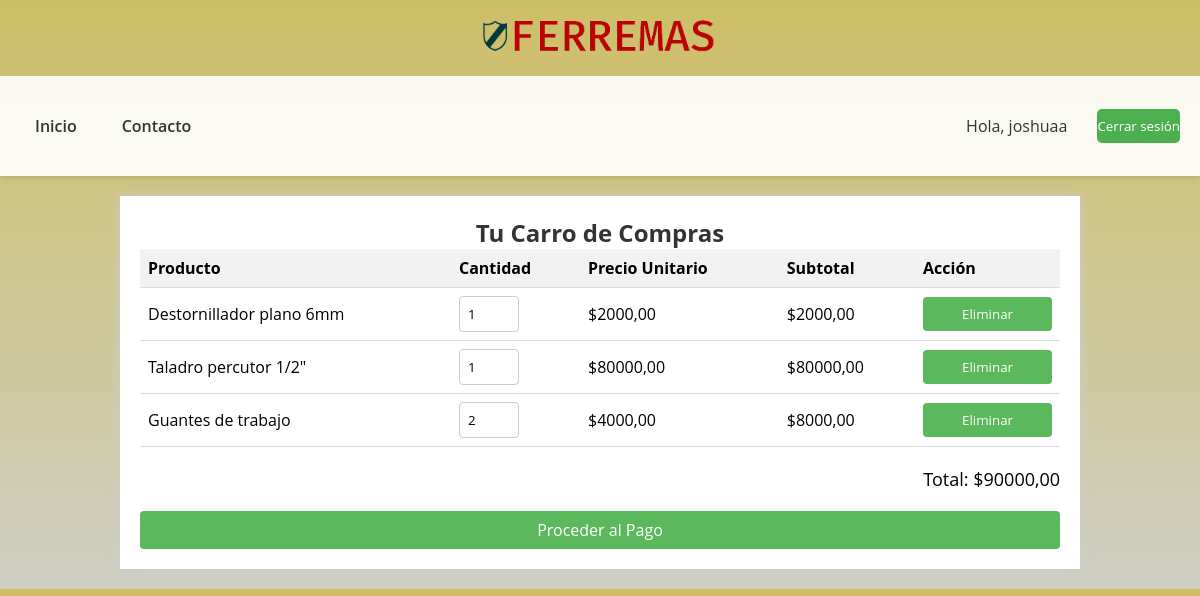
Screenshot of /compras/ (signed in) with the database file from the repository.
### ferreteria/models.py (models this page shows, shortened)
class CarroItem(models.Model):
    usuario = models.ForeignKey(settings.AUTH_USER_MODEL, on_delete=models.CASCADE, related_name='carro_items')
    producto = models.ForeignKey(Producto, on_delete=models.CASCADE)
    cantidad = models.PositiveIntegerField(default=1)
    @property
    def subtotal(self):
        return self.cantidad * self.producto.precio

class Producto(models.Model):
    nombre = models.CharField(max_length=100)
    descripcion = models.TextField()
    precio = models.DecimalField(max_digits=10, decimal_places=2)
    cantidad = models.IntegerField()
    imagen = models.ImageField(upload_to='productos/', blank=True, null=True)  # Se añade el campo de imagen

### ferreteria/views.py (the view)
# urls.py: path('compras/', compras, name='compras'),
@login_required
def compras(request):
    items = CarroItem.objects.filter(usuario=request.user)
    total = sum(item.subtotal for item in items)
    return render(request, 'compras.html', {'items': items, 'total': total})

### ferreteria/templates/compras.html (shortened to what this page needs)
<!DOCTYPE html>
<html lang="es">
{% load static %}
<head>
    <link rel="stylesheet" href="{% static 'css/style.css' %}" />
</head>
<body>
    <header>
        <span class="logo"><img src="{% static 'img/logisimo.png' %}" alt="Logo de Ferremas" href="#"></span>
    </header>
    <nav class="navbar">
        <ul class="nav-links">
            <li class="nav-item"><a href="{% url 'index' %}" class="nav-link">Inicio</a></li>
            <li class="nav-item"><a href="#" class="nav-link">Contacto</a></li>
        </ul>
        <div class="login-cart">
            {% if user.is_authenticated %}
                <span class="login-btn">Hola, {{ user.username }}</span>
                <form method="post" action="{% url 'logout' %}" style="display: inline;">
                    <button type="submit" class="logout-button">Cerrar sesión</button>
                </form>
            {% else %}
                <a href="{% url 'inise' %}" class="login-btn">Iniciar sesión</a>
                <a href="{% url 'formularioRegistro' %}" class="login-btn">Registrar</a>
            {% endif %}
        </div>
    </nav>
    <div class="shopping-cart">
        <h2>Tu Carro de Compras</h2>
        <table>
            <thead>
                <tr>
                    <th>Producto</th>
                    <th>Cantidad</th>
                    <th>Precio Unitario</th>
                    <th>Subtotal</th>
                    <th>Acción</th>
                </tr>
            </thead>
            <tbody>
                {% for item in items %}
                <tr>
                    <td>{{ item.producto.nombre }}</td>
                    <td><input type="number" value="{{ item.cantidad }}" min="1"></td>
                    <td>${{ item.producto.precio }}</td>
                    <td>${{ item.subtotal }}</td>
                    <td>
                        <form action="{% url 'eliminar-del-carro' item.id %}" method="post">
                            <button type="submit" class="remove-btn">Eliminar</button>
                        </form>
                    </td>
                </tr>
                {% endfor %}
            </tbody>
        </table>
        <div class="total">
            <span>Total: ${{ total }}</span>
            <button class="checkout-btn">Proceder al Pago</button>
        </div>
    </div>
</body>
</html>

### ferreteria/static/css/style.css (style rules this page uses)
* { margin: 0; padding: 0; font-family: "Open Sans", sans-serif; box-sizing: border-box; }
body { margin: 0; font-family: sans-serif; height: 100%; width: 100%; overflow-x: hidden; background: linear-gradient(to bottom, #cebe66, #cfcfc2); }
.logo { margin: 10px; display: flex; justify-content: center; }
.logo img { max-height: 250px; max-width: 250px; }
.navbar { display: flex; align-items: center; justify-content: space-between; width: 100%; height: 100px; background-color: rgba(255, 255, 255, 0.9); box-shadow: 0 2px 4px rgba(0, 0, 0, 0.1); padding: 0 20px; position: sticky; top: 0; z-index: 1000; }
.nav-links { list-style: none; margin: 0; padding: 0; display: flex; gap: 15px; }
.nav-item { position: relative; }
.nav-link { text-decoration: none; color: #333; font-weight: 600; padding: 10px 15px; transition: color 0.3s ease; }
.nav-link::after { content: ''; display: block; width: 0; height: 2px; background: #8B4513; transition: width 0.3s; position: absolute; bottom: 0; left: 0; }
.login-cart { display: flex; align-items: center; text-decoration: none; gap: 15px; }
.login-btn, .cart-btn { text-decoration: none; background-color: transparent; border: 2px solid #8B4513; color: #8B4513; padding: 10px 15px; border-radius: 5px; transition: background-color 0.3s ease, color 0.3s ease; cursor: pointer; }
.login-cart { display: flex; align-items: center; margin-left: auto; text-decoration: none; }
.login-btn, .cart-btn { text-decoration: none; background-color: transparent; border: none; color: #333; padding: 10px 15px; margin-left: 15px; cursor: pointer; }
button { margin-top: auto; background-color: #4CAF50; color: white; padding: 8px 0; border: none; border-radius: 5px; cursor: pointer; width: 100%; }
.shopping-cart { width: 80%; margin: 20px auto; background: white; padding: 20px; box-shadow: 0 0 10px #ccc; }
.shopping-cart h2 { text-align: center; color: #333; }
table { width: 100%; border-collapse: collapse; }
th, td { text-align: left; padding: 8px; border-bottom: 1px solid #ddd; }
th { background-color: #f2f2f2; }
.remove-btn, .checkout-btn { padding: 8px 16px; color: white; background-color: #5cb85c; border: none; border-radius: 4px; cursor: pointer; transition: background 0.3s ease; }
.checkout-btn { width: 100%; font-size: 16px; margin-top: 20px; }
input[type="number"] { width: 60px; padding: 8px; border: 1px solid #ccc; border-radius: 4px; }
.total { text-align: right; margin-top: 20px; font-size: 18px; }

### rows the page displays
CarroItem: producto.nombre "Destornillador plano 6mm", cantidad "1", producto.precio "2000,00", subtotal "2000,00"
CarroItem: producto.nombre "Taladro percutor 1/2\"", cantidad "1", producto.precio "80000,00", subtotal "80000,00"
CarroItem: producto.nombre "Guantes de trabajo", cantidad "2", producto.precio "4000,00", subtotal "8000,00"

### other values shown
{{ user.username }} "joshuaa"
{{ total }} "90000,00"
